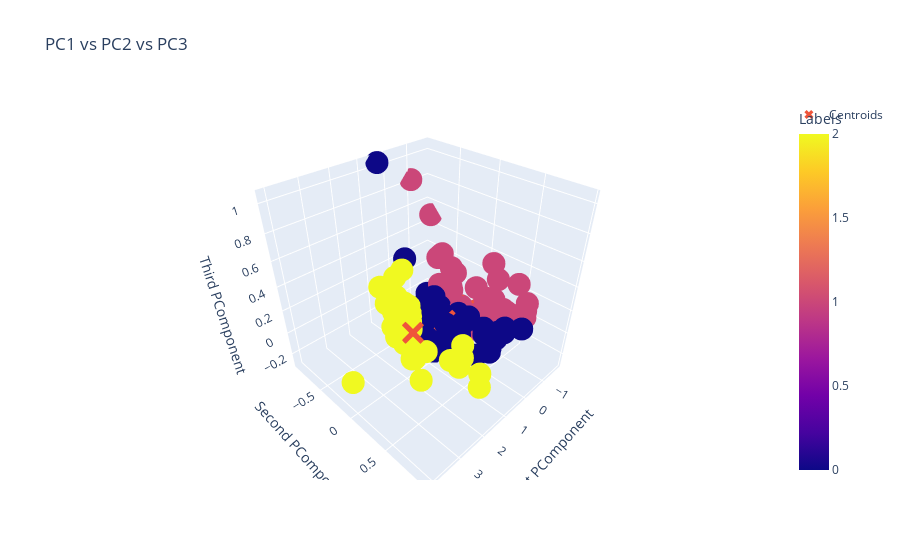

This figure's notebook cell:
### Code cell
fig = px.scatter_3d(pca_df, x=0, y=1, z=2, color='Labels', title='PC1 vs PC2 vs PC3')
fig.update_layout(scene=dict(
    xaxis_title='First PComponent',
    yaxis_title='Second PComponent',
    zaxis_title='Third PComponent'
))
centroid_trace = go.Scatter3d(
    x=centroids[:, 0],
    y=centroids[:, 1],
    z=centroids[:, 2],
    text="Centroids",
    mode="markers",
    marker=dict(symbol='x', size=8),
    name="Centroids",
)
fig.add_trace(centroid_trace)
fig.show()

### Figure 1 — Plotly figure (JSON) as saved in the notebook; plotly's stock layout.template omitted (floating-point values rounded to 4 significant figures; data arrays with more than 128 entries replaced by an {"elided": "..."} marker saying what was removed)
{"data": [{"hovertemplate": "0=%{x}<br>1=%{y}<br>2=%{z}<br>Labels=%{marker.color}<extra></extra>", "legendgroup": "", "marker": {"color": {"elided": "167 int values"}, "coloraxis": "coloraxis", "symbol": "circle"}, "mode": "markers", "name": "", "scene": "scene", "showlegend": false, "type": "scatter3d", "x": {"elided": "167 float values"}, "y": {"elided": "167 float values"}, "z": {"elided": "167 float values"}}, {"marker": {"size": 8, "symbol": "x"}, "mode": "markers", "name": "Centroids", "text": "Centroids", "type": "scatter3d", "x": [0.2462, -0.862, 1.552], "y": [-0.01317, 0.03389, -0.0549], "z": [-0.01914, 0.003813, 0.02485]}], "layout": {"coloraxis": {"colorbar": {"title": {"text": "Labels"}}, "colorscale": [[0, "#0d0887"], [0.1111, "#46039f"], [0.2222, "#7201a8"], [0.3333, "#9c179e"], [0.4444, "#bd3786"], [0.5556, "#d8576b"], [0.6667, "#ed7953"], [0.7778, "#fb9f3a"], [0.8889, "#fdca26"], [1, "#f0f921"]]}, "legend": {"tracegroupgap": 0}, "scene": {"domain": {"x": [0, 1], "y": [0, 1]}, "xaxis": {"title": {"text": "First PComponent"}}, "yaxis": {"title": {"text": "Second PComponent"}}, "zaxis": {"title": {"text": "Third PComponent"}}}, "title": {"text": "PC1 vs PC2 vs PC3"}}}
